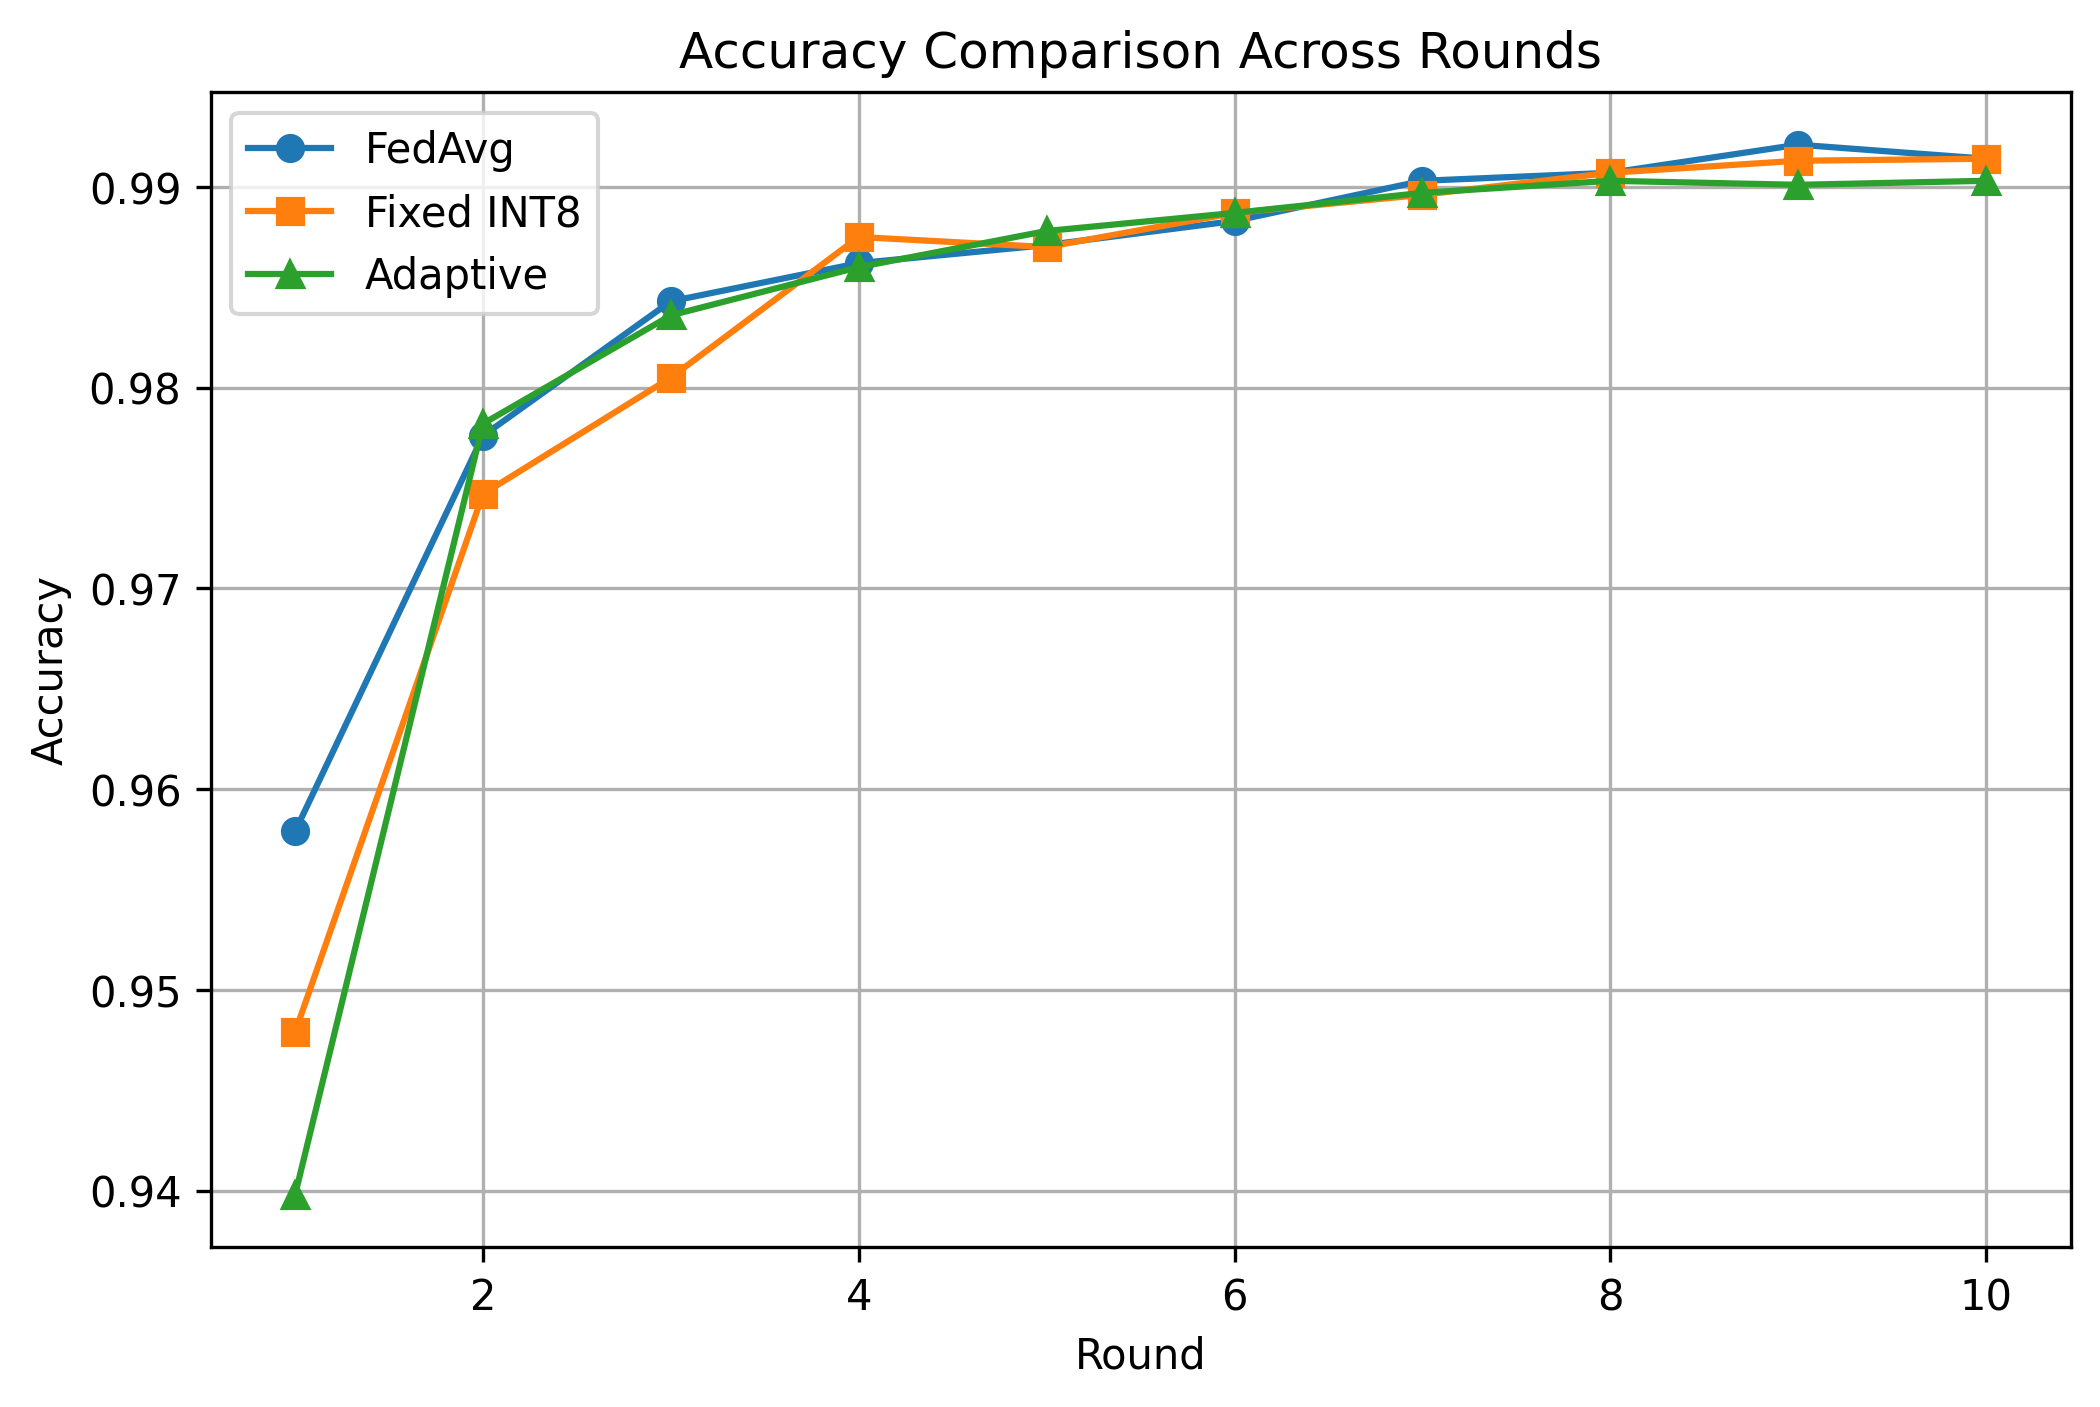

Here is the Python script that generated this plot:
import os
import pandas as pd
import matplotlib.pyplot as plt

BASE_DIR = "results"

# Read csv
fedavg = pd.read_csv(
    os.path.join(
        BASE_DIR,
        "baseline_results.csv"
    )
)

fixed = pd.read_csv(
    os.path.join(
        BASE_DIR,
        "fixed_results.csv"
    )
)

adaptive = pd.read_csv(
    os.path.join(
        BASE_DIR,
        "adaptive_results.csv"
    )
)

plt.figure(figsize=(8,5))

# Baseline
plt.plot(
    fedavg["round"],
    fedavg["accuracy"],
    marker="o",
    label="FedAvg"
)

# Fixed
plt.plot(
    fixed["round"],
    fixed["accuracy"],
    marker="s",
    label="Fixed INT8"
)

# Adaptive
plt.plot(
    adaptive["round"],
    adaptive["accuracy"],
    marker="^",
    label="Adaptive"
)

plt.xlabel("Round")

plt.ylabel("Accuracy")

plt.title(
    "Accuracy Comparison Across Rounds"
)

plt.grid(True)

plt.legend()

plt.savefig(
    "accuracy_per_round.png",
    dpi=300,
    bbox_inches="tight"
)

plt.show()
